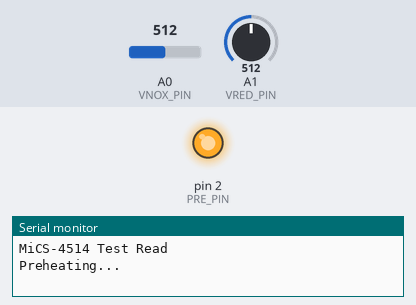
Bench run of a sketch on a simulated Arduino Uno, built with avr-gcc and run on an emulated ATmega328P. On the bench: output pins drawn as LEDs (lit = HIGH), the last lines printed to the serial monitor. Inputs (shaded band) come from the test bench; at power-on: A0 (VNOX_PIN) = 512, A1 (VRED_PIN) = 512. Storage starts empty.

Above: at 0.1 s.
At 10.1 s:
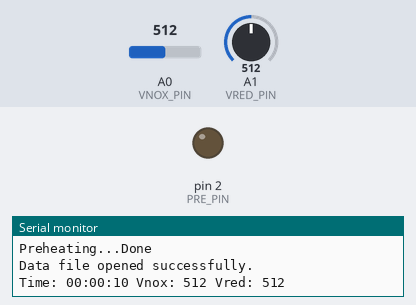
Timing chart, 0 to 11.6 s (numbered marks = the images above):
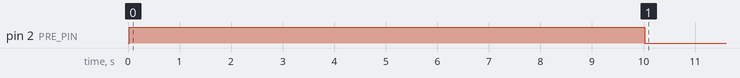

The sketch:

mics4514.ino
```cpp
//--------------------------------------------------------------------
//append data to same doc

#include <SPI.h>
#include <SD.h>

#define PRE_PIN 2
#define VNOX_PIN A0
#define VRED_PIN A1

#define PRE_HEAT_SECONDS 10

int vnox_value = 0;
int vred_value = 0;

File dataFile;

void setup() {
  // Initialize SD card
  if (!SD.begin(A0)) {
    Serial.println("SD initialization failed!");
    return;
  }
  Serial.println("SD initialization done.");

  // Setup preheater pin
  pinMode(PRE_PIN, OUTPUT);

  // Initialize serial port
  Serial.begin(9600);
  Serial.println("MiCS-4514 Test Read");
  Serial.print("Preheating...");

  // Wait for preheating
  digitalWrite(PRE_PIN, HIGH);
  delay(PRE_HEAT_SECONDS * 1000);
  digitalWrite(PRE_PIN, LOW);
  Serial.println("Done");

  // Open the data file in write mode
  dataFile = SD.open("data.csv", FILE_WRITE);
  if (!dataFile) {
    Serial.println("Error opening data file.");
    return;
  } else {
    Serial.println("Data file opened successfully.");
  }

  // Write header to the data file
  dataFile.println("Time,Vnox,Vred");
  dataFile.close();
}

void loop() {
  // Read analog values
  vnox_value = analogRead(VNOX_PIN);
  vred_value = analogRead(VRED_PIN);

  // Get current time in milliseconds
  unsigned long currentTime = millis();

  // Convert milliseconds to hours, minutes, and seconds
  unsigned long seconds = currentTime / 1000;
  unsigned long hours = seconds / 3600;
  seconds %= 3600;
  unsigned long minutes = seconds / 60;
  seconds %= 60;

  // Format the timestamp string
  char timestamp[20];
  sprintf(timestamp, "%02lu:%02lu:%02lu", hours, minutes, seconds);

  // Print timestamp and values to Serial monitor
  Serial.print("Time: ");
  Serial.print(timestamp);
  Serial.print(" Vnox: ");
  Serial.print(vnox_value);
  Serial.print(" Vred: ");
  Serial.println(vred_value);

  // Save values to SD card
  saveToSD(currentTime, vnox_value, vred_value);

   // Delay for 1 second
  delay(1000);
}

void saveToSD(unsigned long time, int vnox, int vred) {
  // Open the data file in append mode
  dataFile = SD.open("data.csv", FILE_WRITE);
  if (!dataFile) {
    Serial.println("Error opening data file.");
    return;
  }

  // Convert milliseconds to hours, minutes, and seconds
  unsigned long seconds = time / 1000;
  unsigned long hours = seconds / 3600;
  seconds %= 3600;
  unsigned long minutes = seconds / 60;
  seconds %= 60;

  // Format the timestamp string
  char timestamp[20];
  sprintf(timestamp, "%02lu:%02lu:%02lu", hours, minutes, seconds);

  // Write timestamp and data to the file
  dataFile.print(timestamp);
  dataFile.print(",");
  dataFile.print(vnox);
  dataFile.print(",");
  dataFile.println(vred);
  dataFile.close();
}


//----------------------------------------------------------------------
//code with sd card writing but issue with timestamp

//#include <SPI.h>
//#include <SD.h>
//
//
//#define PRE_PIN 2    // Changed to a non-SPI pin
//#define VNOX_PIN A0  // Changed to a non-SPI pin
//#define VRED_PIN A1  // Changed to a non-SPI pin
//
//#define PRE_HEAT_SECONDS 10
//
//int vnox_value = 0;
//int vred_value = 0;
//
//File dataFile;
//
//void setup()
//{
//  // Initialize SD card
//  if (!SD.begin(A0)) {
//    Serial.println("SD initialization failed!");
//    return;
//  }
//  Serial.println("SD initialization done.");
//
//  // Setup preheater pin
//  pinMode(PRE_PIN, OUTPUT);
//
//  // Initialize serial port
//  Serial.begin(9600);
//  Serial.println("MiCS-4514 Test Read");
//  Serial.print("Preheating...");
//
//  // Wait for preheating
//  digitalWrite(PRE_PIN, HIGH);
//  delay(PRE_HEAT_SECONDS * 1000);
//  digitalWrite(PRE_PIN, LOW);
//  Serial.println("Done");
//
//  // Open the data file in write mode
//  dataFile = SD.open("data.csv", FILE_WRITE);
//  if (!dataFile) {
//    Serial.println("Error opening data file.");
//    return;
//  } else {
//    Serial.println("Data file opened successfully.");
//  }
//
//  // Write header to the data file
//  dataFile.println("Time,Vnox,Vred");
//  dataFile.close();
//}
//
//void loop()
//{
//  // Read analog values
//  vnox_value = analogRead(VNOX_PIN);
//  vred_value = analogRead(VRED_PIN);
//
//  // Print values to Serial monitor
//  Serial.print("Vnox: ");
//  Serial.print(vnox_value);
//  Serial.print(" Vred: ");
//  Serial.println(vred_value);
//
//  // Get current time
//  unsigned long currentTime = millis();
//
//  // Save values to SD card
//  saveToSD(currentTime, vnox_value, vred_value);
//
//   // Delay for 1 second
//  delay(1000);
//}
//
//void saveToSD(unsigned long time, int vnox, int vred) {
//  // Open the data file in append mode
//  dataFile = SD.open("data.csv", FILE_WRITE);
//  if (!dataFile) {
//    Serial.println("Error opening data file.");
//    return;
//  }
//
//  // Write data to the file
//  dataFile.print(time);
//  dataFile.print(",");
//  dataFile.print(vnox);
//  dataFile.print(",");
//  dataFile.println(vred);
//  dataFile.close();
//}


//------------------------------------------
//code without sd card writing

//#define PRE_PIN 2
//#define VNOX_PIN A0
//#define VRED_PIN A1
//
//#define PRE_HEAT_SECONDS 10
//
//int vnox_value = 0;
//int vred_value = 0;
//
//void setup()
//{
//
//  // Setup preheater pin
//  pinMode(PRE_PIN, OUTPUT);
//
//  // Initialize serial port
//  Serial.begin(9600);
//  Serial.println("MiCS-4514 Test Read");
//  Serial.print("Preheating...");
//
//  // Wait for preheating
//  digitalWrite(PRE_PIN, 1);
//  delay(PRE_HEAT_SECONDS * 1000);
//  digitalWrite(PRE_PIN, 0);
//  Serial.println("Done");
//}
//
//void loop()
//{
//
//  // Read analog values, print them out, and wait
//  vnox_value = analogRead(VNOX_PIN);
//  vred_value = analogRead(VRED_PIN);
//  Serial.print("Vnox: ");
//  Serial.print(vnox_value, DEC);
//  Serial.print(" Vred: ");
//  Serial.println(vred_value, DEC);
//  delay(1000);
//}
```
